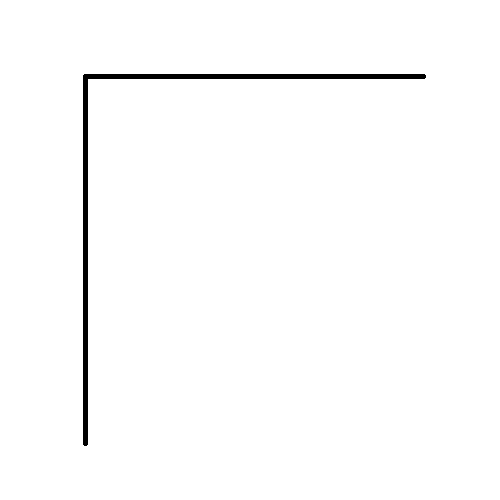
#> input picture WorldTesting/Attempt.png, 500 x 500 px
$ python conversion.py
#> lines starting #> are read from the running program, lines starting #| are printed output that depends on the picture; after the words box and inside, x2 and y2 are one past the last pixel; in counts of white or black regions, pixels touching at a corner belong together
### WorldTesting/robot.py
import math

import numpy as np

class robot():
    """
    ROBOT COORDINATES
    Due to coordinate transform, I am using Unit Circle Coordinates for ease
        y
        |
        |
        |  /
        | /
        |/) - angle
        -------------x

    The robot has its own coordinate frame because I'm too stupid to have foresight
    """
    def __init__(self, x_start, y_start):

        # Initial Properties
        self.x_start = x_start
        self.y_start = y_start

        #initial start point is literally the start point
        self.x = x_start
        self.y = y_start

        # Properties
        self.velocity = 2
        # Direction will be continuous
        """
        Angle will be reprsented by CCW angle made from east
        """
        self.angle = 0
    # This is used to print stuff normally

    def __str__(self):
        return f"I'm a robot with position ({self.x}, {self.y}) and v,a ({self.velocity}, {self.angle})"

    def get_angle(self):
        return self.angle

    # [20 lines left out: functions get_position, increase_velocity, not called in this run]
    def set_velocity(self,vel):
        self.velocity = vel
    def set_angle(self, angle):
        self.angle = angle

    # [30 lines left out: functions rotate_left, rotate_right, areClockwise, not called in this run]

    def isWithinRadius(self, v, radiusSquared):
        v_x, v_y = v
        return v_x*v_x + v_y*v_y <= radiusSquared
    # [56 lines left out: functions isInsideSector, get_target_point_on_line, get_target_point_in_window, not called in this run]


### WorldTesting/conversion.py
import sys
import numpy as np
import matplotlib.pyplot as plt
from PIL import Image
import copy
import cv2
import math

from Node import Node
from PriorityQueue import PriorityQueue
from robot import robot

debug = 'none'

class world():
    def __init__(self, env_map_name):
        self.env_map_name = env_map_name

        self.env_map = None # Used for rendering
        self.bare_env_map= None # Used for Checking Walls
        self.inflated_env_map = None
        self.agents = [] # Robots
        self.curr_step = 0 # The current step

        """
        WORLD COORDINATES
        Origin top left +y goes Right, +x goes down

        (0,0)
        -------------->+y
        |
        |
        |
        |
        |
        ↓ +x
        """


        self.xlim = 0 # map boundaries
        self.ylim = 0

        self.xgoal = 0 #goal locations
        self.ygoal = 0
        self.goal_inflation = 20

        #done flag
        self.done = False


    def generate_world(self, env_map_name = None):
        if (env_map_name == None):
            env_map_name = self.env_map_name
        #env_map = Image.open(env_map_name) # Open up the environment
        env_map = cv2.imread(env_map_name,-1)

        kernel = np.ones((5, 5), np.uint8)
        kernel2 = np.ones((20,20),np.uint8)
        env_map = cv2.bitwise_not(env_map)
        env_map = cv2.dilate(env_map, kernel, iterations=1)
        infated_map = cv2.dilate(env_map, kernel2, iterations = 2)
        inflated_map = cv2.bitwise_not(infated_map)
        env_map = cv2.bitwise_not(env_map)

        env_map = np.array(env_map) # Load the map as an array
        self.env_map = env_map
        self.xlim = self.env_map.shape[0]
        self.ylim = self.env_map.shape[1]

        self.bare_env_map = copy.deepcopy(env_map)

        self.inflated_env_map = inflated_map
        #plt.imshow(self.inflated_env_map)
        #plt.title('inflated')
        #plt.show()
        #raise 'die'


    def render(self):
        #env is 500x500x4

        # add a block for each agent with a block of a certain size:
        for robot in self.agents:
            #print(robot.x,robot.y, type(self.env_map))
            block_size = 5
            self.env_map[robot.x-block_size:robot.x+block_size, \
                    robot.y-block_size:robot.y+block_size, 0] = 255
            self.env_map[robot.x-block_size:robot.x+block_size, \
                    robot.y-block_size:robot.y+block_size, 1] = 0
            self.env_map[robot.x-block_size:robot.x+block_size, \
                    robot.y-block_size:robot.y+block_size, 2] = 0
            self.env_map[robot.x-block_size:robot.x+block_size, \
                    robot.y-block_size:robot.y+block_size, 3] = 255


        # Here's how I pick out the active pixels
        red_pixs = np.argwhere(cv2.inRange(self.env_map, (50,0,0,0), (255,0,0,255)))
        dead_pixs = np.argwhere(cv2.inRange(self.env_map, (1,0,0,0), (50,0,0,255)))

        # This is how i decay pixels:
        for x,y in red_pixs:
            self.env_map[x,y,0] *= 0.9
        for x,y in dead_pixs:
            self.env_map[x,y,0] = 255
            self.env_map[x,y,1] = 255
            self.env_map[x,y,2] = 255
            self.env_map[x,y,3] = 255

        # Render the map
        plt.imshow(self.env_map)
        # Update the map in a non-blocking way
        plt.draw()

    #Creating a new robot with start position x,y
    def add_agent(self, x, y):
        """
        Parameters
            x: start location x
            y: start location y
        return:
            None
        """
        self.agents.append(robot(x,y))


def main():
    if(len(sys.argv) == 1):
        print('defaulting to Attempt.png')
        filename = 'Attempt.png'
        startx = 250
        starty = 250
        steps = 10
    if(len(sys.argv) == 2):
        filename = sys.argv[1]
    if(len(sys.argv) == 7):
        filename = sys.argv[1]
        startx = int(sys.argv[2])
        starty = int(sys.argv[3])
        goalx = int(sys.argv[4])
        goaly = int(sys.argv[5])
        steps = int(sys.argv[6])
    if(len(sys.argv)>7):
        print('incorrect usage, correct usage is:')
        print('python3 environment.py filename')
        print('python3 environment.py filename startx starty goalx goaly steps')

    my_world = world(filename) # World Generation, feed it an input map
    my_world.generate_world() # This parses the map
#> in generate_world, env_map is the input picture: shape (500, 500, 4); mean B, G, R, A 251.4, 251.4, 251.4, 255
#> in generate_world, `env_map = cv2.bitwise_not(env_map)`:
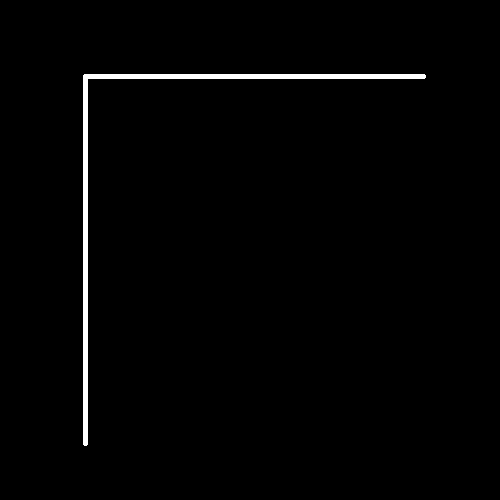
#> env_map: shape (500, 500, 4); mean B, G, R, A 3.6, 3.6, 3.6, 0
#> in generate_world, `infated_map = cv2.dilate(env_map, kernel2, iterations = 2)`:
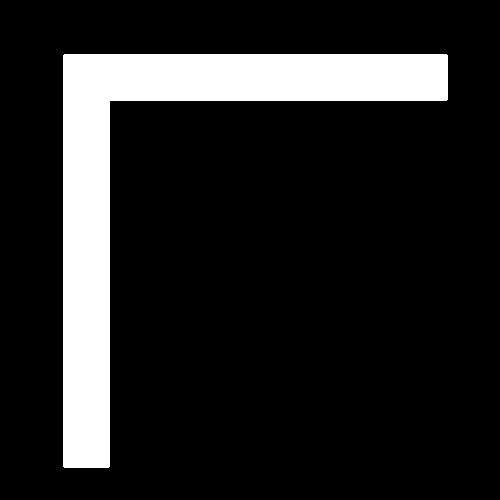
#> infated_map: shape (500, 500, 4); mean B, G, R, A 36, 36, 36, 0
#> in generate_world, `inflated_map = cv2.bitwise_not(infated_map)`:
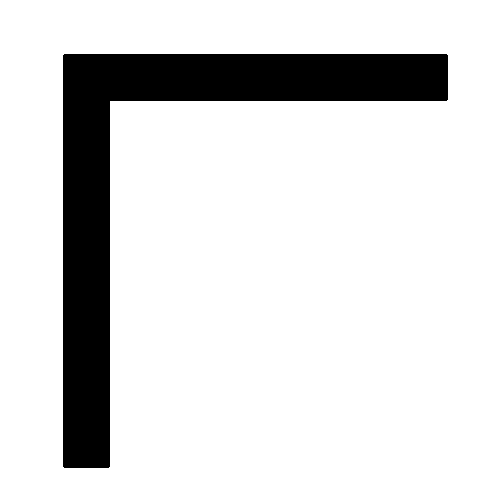
#> inflated_map: shape (500, 500, 4); mean B, G, R, A 219, 219, 219, 255
    my_world.add_agent(startx, starty) # This adds a agent to the middle
    if (debug == 'text'):
        print(my_world.xlim,my_world.ylim)

    # [8 lines of commented-out code are left out]

    agent = my_world.agents[0]
    robot_point = np.array([-50,100]) # x+50, y+50

    #robot_point = angle_point_picker_R(45,50)

    #try_t0_do_a_sweep
    degree = 12
    Range = 50
    for i in range(degree):
        for R in range(Range):
            #robot_point = angle_point_picker(i, R)
            robot_point = angle_point_picker_R(i,R)
            world_point = point_R_to_W(robot_point, np.array([agent.x,agent.y]))
            my_world.env_map = change_pixel_color(\
                    my_world.env_map,world_point[0], world_point[1], 255,0,255)
#> this loop made 12 passes
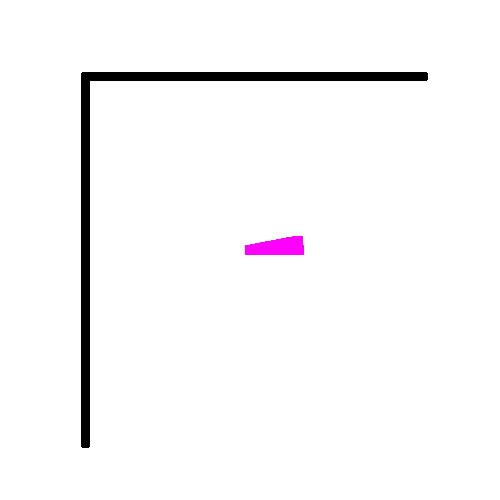
#> my_world.env_map: shape (500, 500, 4); mean B, G, R, A 248.5, 247.6, 248.5, 255

    my_world.render()
#> the loop in render, `for robot in self.agents:` made 1 pass
#> after the loop in render, `for robot in self.agents:`:
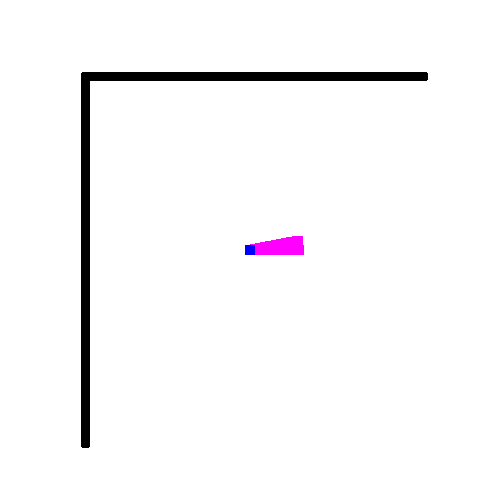
#> self.env_map: shape (500, 500, 4); mean B, G, R, A 248.5, 247.6, 248.3, 255
#> the loop in render, `for x,y in red_pixs:` made 100 passes
#> (x, y) on passes 1 to 12: (245, 245), (245, 246), (245, 247), (245, 248), (245, 249), (245, 250), (245, 251), (245, 252), (245, 253), (245, 254), (246, 245), (246, 246)
#> after the loop in render, `for x,y in red_pixs:`: self.env_map: shape (500, 500, 4); 0.04% of pixels changed, all inside (x1, y1, x2, y2) = (245, 245, 255, 255)
    plt.show()


def point_R_to_W(robot_point, robot_location):
    #robot point is numpy array of x,y
    #robot_point is numpy array
    world_point = np.array([robot_location[0]-robot_point[1],robot_location[1]+robot_point[0]])
    return(world_point)
def angle_point_picker_R(theta, R):
    #robot angle point picker
    # theta in deg
    """
    |
    |   R
    |  /
    | /
    |/) Theta
    -----------
    """
    # sin(theta) = Y/R
    y = R * np.sin( np.deg2rad(theta) )
    x = R * np.cos( np.deg2rad(theta) )
    return(arrayify(int(x),int(y)))

def arrayify(x,y):
    return(np.array([x,y]))

def change_pixel_color(the_map,x,y, r, g, b,window = 5):
    the_map[x-window:x+window,y-window:y+window,0] = r
    the_map[x-window:x+window,y-window:y+window,1] = g
    the_map[x-window:x+window,y-window:y+window,2] = b
    the_map[x-window:x+window,y-window:y+window,3] = 255

    return the_map


if __name__ == '__main__':
    main()
